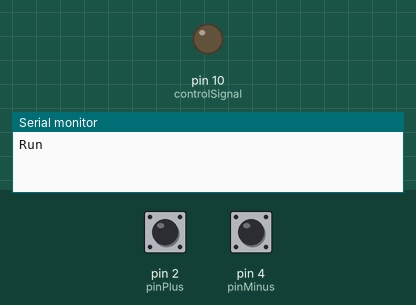
A sketch run on a simulated Arduino Uno, built with avr-gcc and run on an emulated ATmega328P. Parts: output pins drawn as LEDs (lit = HIGH), the last lines printed to the serial monitor. Inputs (shaded band) come from the test bench; at power-on: pin 2 (pinPlus) HIGH, pin 4 (pinMinus) HIGH.

Above: at 1.2 s.
1.3 s: pin 2 (pinPlus) pulled LOW for 1 s
At 1.76 s:
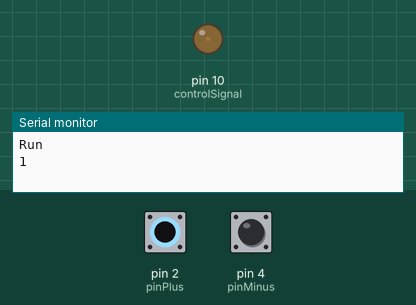
3.8 s: pin 2 (pinPlus) pulled LOW for 3.2 s
At 7.2 s:
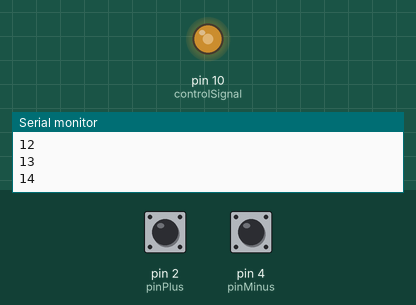
8.5 s: pin 2 (pinPlus) pulled LOW for 3.2 s
At 12.8 s:
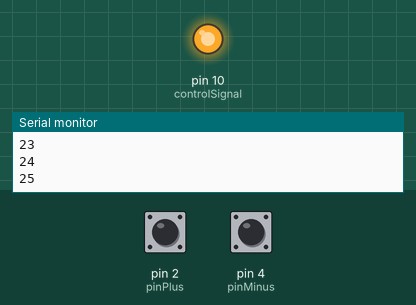
13.2 s: pin 4 (pinMinus) pulled LOW for 3.2 s
At 14.79 s:
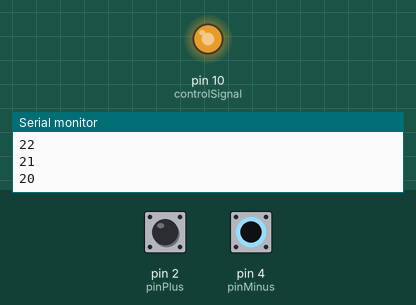
17.9 s: pin 4 (pinMinus) pulled LOW for 1 s
At 19.6 s:
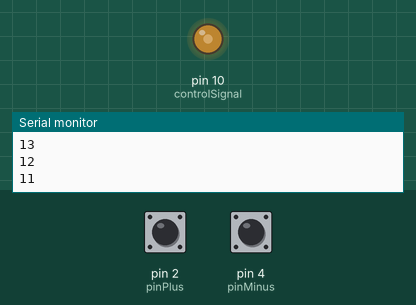
Timing chart, 0 to 21.1 s (numbered marks = the images above; inputs shaded):
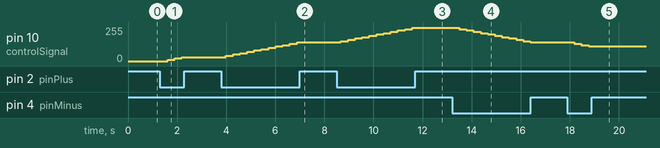

Measured:
- after the input at 1.3 s, pin 10 (controlSignal): 0/255 → 10/255 after 0.32 s, → 20/255 0.29 s later, → 30/255 0.29 s later
- after the input at 3.8 s, pin 10 (controlSignal): moves from 30/255 to 140/255 over 2.9 s, starting after 0.19 s
- after the input at 8.5 s, pin 10 (controlSignal): moves from 140/255 to 250/255 over 2.9 s, starting after 0.18 s
- after the input at 13.2 s, pin 10 (controlSignal): moves from 250/255 to 140/255 over 2.9 s, starting after 0.29 s
- after the input at 17.9 s, pin 10 (controlSignal): 140/255 → 130/255 after 0.28 s, → 120/255 0.29 s later, → 110/255 0.29 s later

The sketch:

tempMotor.ino
```cpp
#define pinPlus 2
#define pinMinus 4
#define BUTTON_SLEEP 15000
#define controlSignal 10
#define multiple 1
static int value = 0;
//static unsigned long milTime = 0;

void setup() {
  pinMode(pinPlus, INPUT_PULLUP);
  pinMode(pinMinus, INPUT_PULLUP);
  pinMode(controlSignal, OUTPUT);

  Serial.begin(9600);
  Serial.println("Run\n");

}

void loop(){
  //milTime = millis();
  onPlus();
  onMinus();
  analogWrite(controlSignal, value * 10);
}

// PUSH PLUS
void onPlus(){
  static unsigned int sleepTime;
  if(digitalRead(pinPlus) == LOW){
    sleepTime++;
    if(sleepTime > BUTTON_SLEEP){
      value++;
      sleepTime = 0;
      Serial.println(value);
    }
  }
}

// PUSH MINUS
void onMinus()
{
  static unsigned int sleepTime;
  if(digitalRead(pinMinus) == LOW){
    sleepTime++;
    if(sleepTime > BUTTON_SLEEP){
      if(value > 0){
        value--;
      }
      sleepTime = 0;
      Serial.println(value);
    }
  }
}
```
